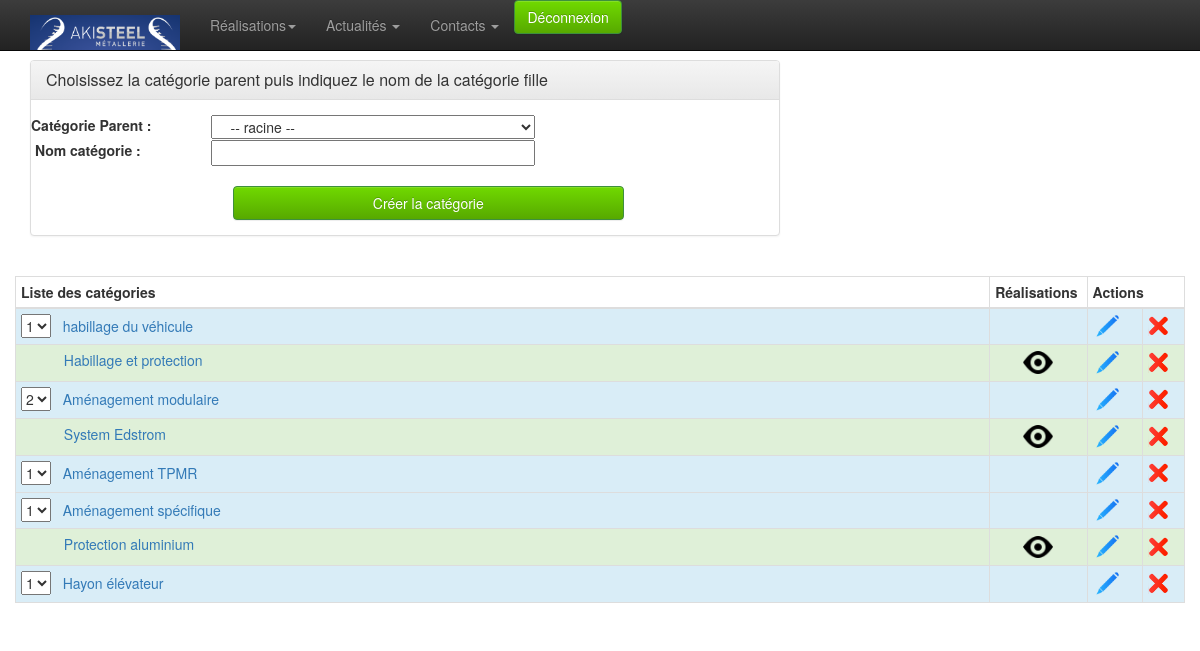
Before: /admin/categorie/liste.php (signed in) with the older database file.
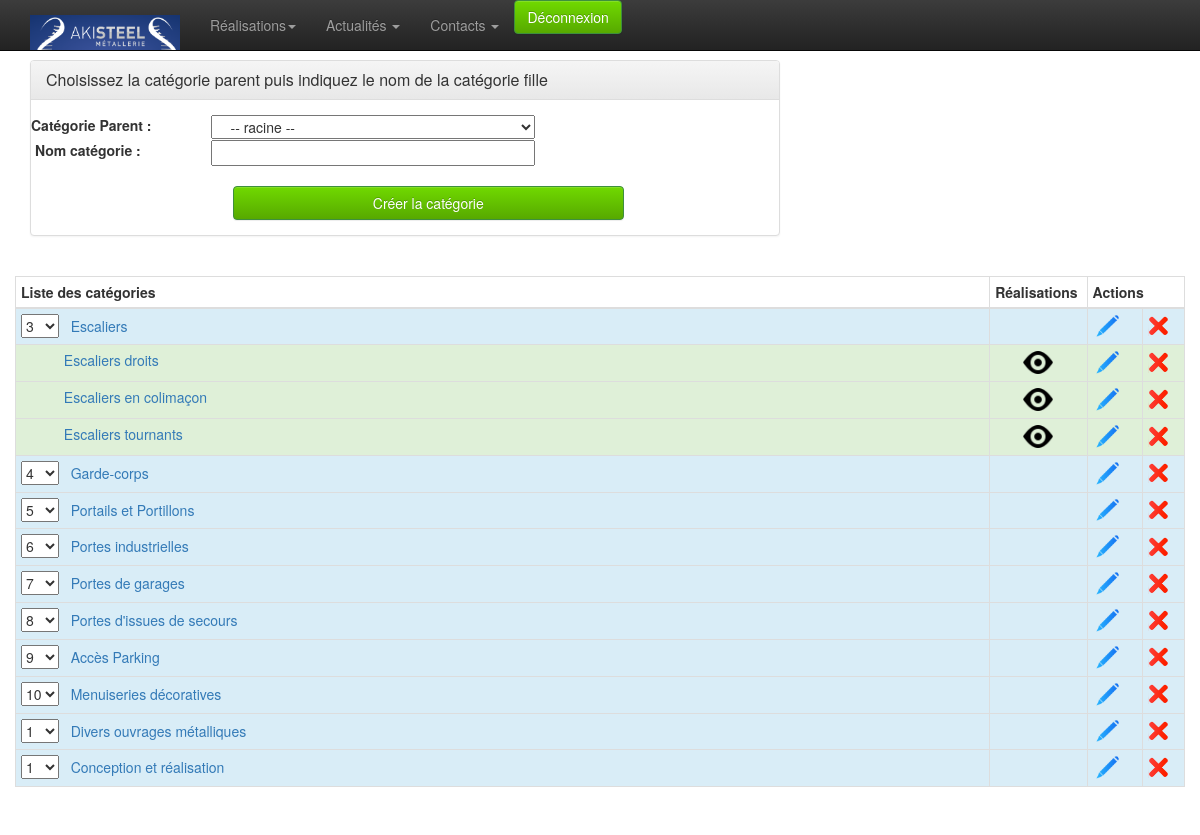
After: the same page with the newer database file.
### tables this page shows
CREATE TABLE `catproduct` (
  `id` int(10) unsigned NOT NULL AUTO_INCREMENT,
  `id_parent` int(11) NOT NULL,
  `nom` varchar(50) NOT NULL,
  `image` varchar(50) NOT NULL,
  `ordre_affichage` int(11) NOT NULL DEFAULT '1',
  PRIMARY KEY (`id`)
);

### admin/classes/StorageManager.php (called while the page is built, shortened)
<?php
class StorageManager{
	protected function dbConnect() {
	    $host = DBHOST;
	    $user = DBUSER;
	    $pass = DBPASSWD;
	    $bdd  = DBNAME;
		try {
			$this->mysqli = new mysqli ($host, $user, $pass, $bdd) ;
		} catch (Exception $e) {
			throw new Exception("Erreur Connexion DB ". $e->getMessage());
		}
	}
}
?>

### admin/classes/Categorie.php (the view, shortened to what the changed rows need)
<?php
require_once("StorageManager.php");
class Categorie extends StorageManager {
	public function load( $id, $debug=false ){
		$new_array = null;
		$requete = "SELECT * FROM `catproduct` WHERE id = " . $id ;
		$result = mysqli_query( $this->mysqli, $requete );
		while( $row = mysqli_fetch_assoc( $result ) ) {
			$new_array[] = $row;
		}
		return $new_array;
	}
	public function getListe( $tab=array(), $debug=false ) {
		$champ_souhaite = ( $tab[ "champ" ] != '' ) ? $tab[ "champ" ] : "*";
		$requete = "SELECT " . $champ_souhaite . " FROM `catproduct`";
		if ( $tab[ "where" ] == '' ) {
			$requete .= " WHERE id > 0";
			if ( !empty( $tab ) ) {
				foreach( $tab as $champ => $val ) {
					if ( $champ != "champ" && $champ != "order_by" && $champ != "sens" )
						$requete .= " AND " . $champ . " = '" . addslashes( $val ) . "'";
				}
			}
			$order_by = ( $tab[ "order_by" ] != "" ) ? $tab[ "order_by" ] : "ordre_affichage";
			$sens = ( $tab[ "sens" ] != "" ) ? $tab[ "sens" ] : "ASC";
			$requete .= " ORDER BY " . $order_by . " " . $sens;
		}
		else $requete .= $tab[ "where" ];
		$result = mysqli_query( $this->mysqli, $requete );
		while( $row = mysqli_fetch_assoc( $result ) ) {
			$new_array[] = $row;
		}
		return $new_array;
	}
	public function getNbCatByLevel( $id_parent=0, $debug=false ) {
		$sql = "SELECT COUNT(id) AS nb FROM `catproduct`
			WHERE `id_parent`=" . $id_parent . ";";
		$result = mysqli_query( $this->mysqli, $sql );
		$row = mysqli_fetch_assoc( $result );
		return $row[ "nb" ];
	}
	public function afficherLigneAdmin( $id=0, $debug=false ) {
		$datas = $this->load( $id, $debug );
		$_categorie = $datas[ 0 ];
		if ( !empty( $_categorie ) ) {
			$decalage = 			( $_categorie[ "id_parent" ] == 0 ) ? "" : "&nbsp;&nbsp;&nbsp;&nbsp;&nbsp;&nbsp;&nbsp;&nbsp;&nbsp;&nbsp;&nbsp;";
			$classe_affichage = 	( $_categorie[ "id_parent" ] == 0 ) ? "info" : "success";
			$btn_visualisation = 	( $_categorie[ "id_parent" ] == 0 )
				? "&nbsp;"
				: "<a href='/admin/produit/liste.php?id_categorie=" . $_categorie[ "id" ] . "'><img src='/admin/img/eye.png' width='30' title='Voir tous les produits de cette catégorie' ></a>";
			echo "<tr class='" . $classe_affichage . "'>\n";
			echo "	<td>\n";
			if ( $_categorie[ "id_parent" ] == 0 ) {
				$nb_cat = $this->getNbCatByLevel( $_categorie[ "id_parent" ], false );
				echo "		<select id='" . $_categorie[ "id" ] . "' class='select_categorie'>\n";
				for( $cpt = 1; $cpt <= $nb_cat; $cpt++ ) {
					$selected = ( $cpt == $_categorie[ "ordre_affichage" ] ) ? "selected" : "";
					echo "		<option value='" . $cpt . "' " . $selected . ">" . $cpt . "</option>\n";
				}
				echo "		</select>&nbsp;&nbsp;\n";
			}
			echo "		" . $decalage . "<a href='/admin/categorie/liste.php?id=" . $_categorie[ "id" ] . "'>" . $_categorie[ "nom" ] . "</a>\n";
			echo "	</td>\n";
			echo "	<td align='center'>" . $btn_visualisation . "</td>\n";
			echo "	<td><a href='/admin/categorie/liste.php?id=" . $_categorie[ "id" ] . "'><img src='/admin/img/modif.png' width='30' alt='Modifier' ></a></td>\n";
			echo "	<td>\n";
			echo "		<img src='/admin/img/del.png' width='20' alt='Supprimer' onclick=\"$('.supp" . $_categorie[ "id" ] . "').css('display', 'block');\"> \n";
			echo "	</td>\n";
			echo "</tr>\n";
		}
	}
}

### admin/categorie/liste.php (shortened to what the changed rows need)
<?
	require $_SERVER[ "DOCUMENT_ROOT" ] . "/admin/classes/Categorie.php";
	$debug = 		false;
	$categorie = 	new Categorie();
	if ( 1 == 1 ) {
		unset( $recherche );
		$recherche[ "id_parent" ] = 0;
		$recherche[ "order_by" ] = 	"ordre_affichage";
		$liste_categorie = $categorie->getListe( $recherche, $debug );
	}
?>
<!doctype html>
<html class="no-js" lang="en">
	<head>
		<? include_once $_SERVER[ "DOCUMENT_ROOT" ] . "/admin/inc-meta.php"; ?>
	</head>
	<body>
		<div class="container">
			<div class="row">
				<table class="table table-hover table-bordered table-condensed table-striped" >
				<thead>
					<tr>
						<th class="col-md-10" style="">Liste des catégories</th>
						<th class="col-md-1" style="">Réalisations</th>
						<th class="col-md-1" colspan="2" style="">Actions</th>
					</tr>
				</thead>
				<tbody>
					<?
					if ( !empty( $liste_categorie ) ) {
						foreach ( $liste_categorie as $_categorie ) {
							$categorie->afficherLigneAdmin( $_categorie[ "id" ], $debug );
							if ( 1 == 1 ) {
								unset( $recherche );
								$recherche[ "id_parent" ] = $_categorie[ "id" ];
								$liste_sous_categorie = $categorie->getListe( $recherche, $debug);
								if ( !empty( $liste_sous_categorie ) ) {
									foreach ( $liste_sous_categorie as $_categorie ) {
										$categorie->afficherLigneAdmin( $_categorie[ "id" ], $debug );
									}
								}
							}
						}
					}
					?>
				</tbody>
				</table>
			</div>
		</div>
	</body>
</html>

Changed rows visible on the page:
removed catproduct: nom "Habillage et protection", id_parent 80 (drawn), shown under "habillage du véhicule"
no longer on this page (row edited): catproduct: id "2", nom "Aménagement modulaire", shown under "Choisissez la catégorie parent puis indiquez le nom de la catégorie fille"
removed catproduct: nom "System Edstrom", id_parent 54 (drawn), shown under "Aménagement modulaire"
removed catproduct: id "1", nom "Aménagement TPMR", shown under "Choisissez la catégorie parent puis indiquez le nom de la catégorie fille"
removed catproduct: id "1", nom "Aménagement spécifique", shown under "Choisissez la catégorie parent puis indiquez le nom de la catégorie fille"
no longer on this page (row unchanged): catproduct: nom "Protection aluminium", id_parent 87 (drawn), shown under "Aménagement spécifique"
removed catproduct: id "1", nom "Hayon élévateur", shown under "Choisissez la catégorie parent puis indiquez le nom de la catégorie fille"
changed catproduct: id "1" → "3"; nom "habillage du véhicule" → "Escaliers"
added catproduct: nom "Escaliers droits", id_parent 80 (drawn), shown under "Escaliers"
added catproduct: nom "Escaliers en colimaçon", id_parent 80 (drawn), shown under "Escaliers"
added catproduct: nom "Escaliers tournants", id_parent 80 (drawn), shown under "Escaliers"
added catproduct: id "4", nom "Garde-corps", shown under "Choisissez la catégorie parent puis indiquez le nom de la catégorie fille"
added catproduct: id "5", nom "Portails et Portillons", shown under "Choisissez la catégorie parent puis indiquez le nom de la catégorie fille"
added catproduct: id "6", nom "Portes industrielles", shown under "Choisissez la catégorie parent puis indiquez le nom de la catégorie fille"
added catproduct: id "7", nom "Portes de garages", shown under "Choisissez la catégorie parent puis indiquez le nom de la catégorie fille"
added catproduct: id "8", nom "Portes d'issues de secours", shown under "Choisissez la catégorie parent puis indiquez le nom de la catégorie fille"
added catproduct: id "9", nom "Accès Parking", shown under "Choisissez la catégorie parent puis indiquez le nom de la catégorie fille"
added catproduct: id "10", nom "Menuiseries décoratives", shown under "Choisissez la catégorie parent puis indiquez le nom de la catégorie fille"
added catproduct: id "1", nom "Divers ouvrages métalliques", shown under "Choisissez la catégorie parent puis indiquez le nom de la catégorie fille"
added catproduct: id "1", nom "Conception et réalisation", shown under "Choisissez la catégorie parent puis indiquez le nom de la catégorie fille"
